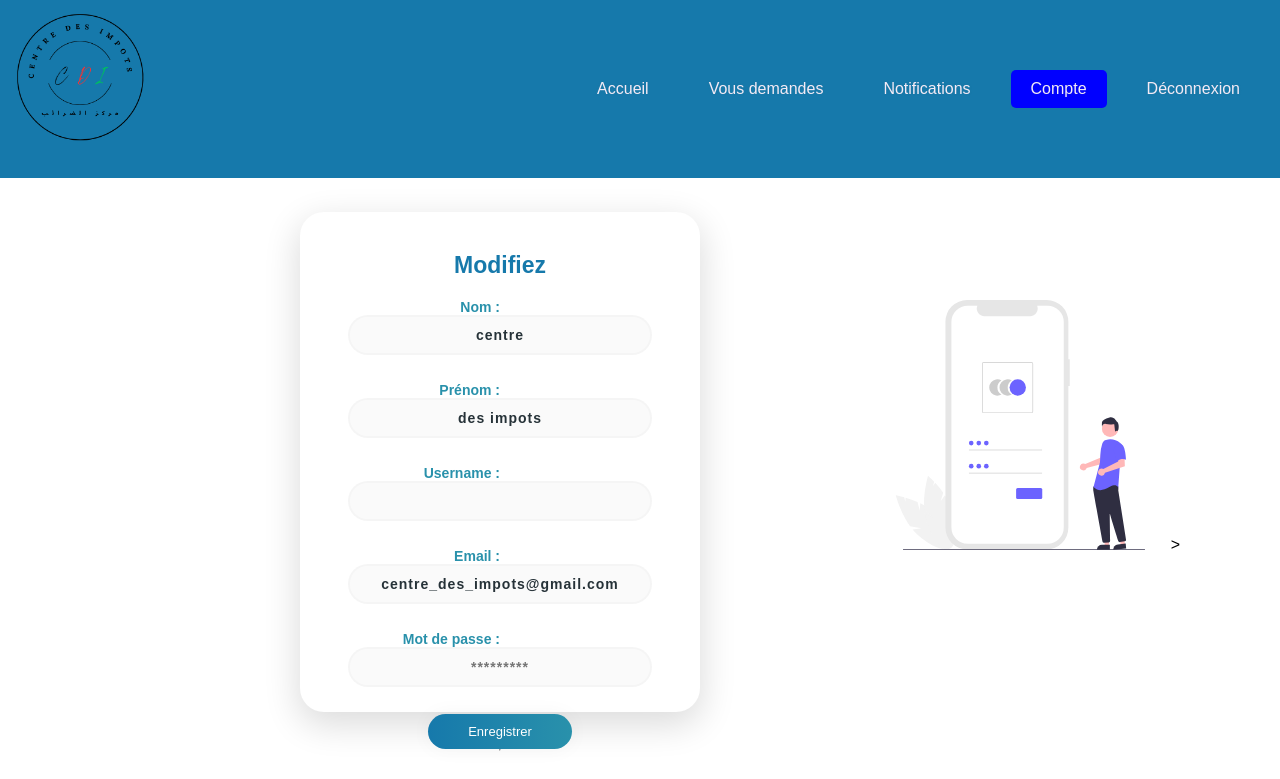
Screenshot of /views/client/edit.php (signed in) with the database file from the repository.
### tables this page shows
CREATE TABLE `personne` (
  `id` int(11) NOT NULL,
  `nom` varchar(255) NOT NULL,
  `prenom` varchar(255) NOT NULL,
  `sexe` enum('homme','femme','autre') NOT NULL,
  `dateNaissance` date NOT NULL,
  `email` varchar(255) NOT NULL,
  `motDePasse` varchar(255) NOT NULL,
  `username` varchar(255) DEFAULT NULL
);

### views/client/edit.php (the view, shortened to what this page needs)
<?php
    include_once "../../control/db_connection.php";
    $id = $_SESSION['id'];
    $sql = "SELECT * FROM personne WHERE id = :id";
    $stmt = $pdo->prepare($sql);
    $stmt->execute(['id' => $id]);
    $user = $stmt->fetch();
    $user_id = $_SESSION['id'];
$sql_count_unread = "SELECT COUNT(*) AS unread_count FROM notifications WHERE id_user = :id AND is_read = 0";
$stmt_count_unread = $pdo->prepare($sql_count_unread);
$stmt_count_unread->execute(['id' => $user_id]);
$unread_count = $stmt_count_unread->fetchColumn();
?>
<!DOCTYPE html>
<html lang="fr">
<head>
    <link rel="stylesheet" href="../../public/css/style1.css">
</head>
<body>
<header>
    <div class="container">
        <div class="logo">
            <img src="../../public/images/logo1.png" alt="CDI">
        </div>
        <nav class="bar">
            <ul>
                <li><a  href="welcome.php">Accueil</a></li>
                <li><a href="votre_demande.php">Vous demandes</a></li>
                <li><a  href="notifications.php">Notifications <?php if($unread_count > 0) echo "(" .$unread_count . ")" ?></a></li>
                <li><a class="active" href="edit.php">Compte</a></li>
                <li><a href="../../control/deconnexion.php" onclick="confirmLogout(event)">Déconnexion</a></li>
            </ul>
        </nav>
    </div>
   </header>
<div class="main1">
<p class="sign"  >Modifiez</p>
        <form action="../../control/edit.php" method="post" class="form1">
            <label for="nom" class="pass">Nom :</label>
            <input  type="text" class="un" id="nom" name="nom" value="<?php echo htmlspecialchars($user['nom']); ?>" required>
            <label for="prenom" class="pass">Prénom :</label>
            <input type="text" class="un" id="prenom" name="prenom" value="<?php echo htmlspecialchars($user['prenom']); ?>" required>
            <label for="username" class="pass">Username :</label>
            <input type="text" class="un" id="username" name="username" value="<?php echo htmlspecialchars($user['username']); ?>" required>
            <label for="email" class="pass">Email :</label>
            <input type="email" class="un" id="email" name="email" value="<?php echo htmlspecialchars($user['email']); ?>" required>
            <label for="motDePasse" class="pass">Mot de passe :</label>
            <input type="password" class="un" id="motDePasse" name="motDePasse" placeholder="*********" required>
            <button type="submit" class="submit" name="submit">Enregistrer</button>
            <hr/>
        </form>
    </div>
<div class="svg-container">
>
    </div>
</body>
</html>

### public/css/style1.css (style rules this page uses)
* { margin: 0; padding: 0; box-sizing: border-box; }
body { font-size: 16px; }
.container { width: 1200px; margin: 0 auto; height: 100%; }
header { padding: 70px; background-color: #1679AB; position: relative; }
header .container { display: flex; justify-content: space-between; align-items: center; }
.logo img { width: 150px; height: auto; position: absolute; top: 0px; left: 5px; }
body { font-family: 'Ubuntu', sans-serif; }
.sign { padding-top: 40px; margin-bottom: 20px; color: #1679AB; font-family: 'Ubuntu', sans-serif; font-weight: bold; font-size: 23px; text-align: center; }
.un { width: 76%; color: rgb(38, 50, 56); font-weight: 700; font-size: 14px; letter-spacing: 1px; background: rgba(136, 126, 126, 0.04); padding: 10px 20px; border: none; border-radius: 20px; outline: none; box-sizing: border-box; border: 2px solid rgba(0, 0, 0, 0.02); margin-bottom: 27px; text-align: center; font-family: 'Ubuntu', sans-serif; margin-left: auto; margin-right: auto; }
.form1 { display: flex; flex-direction: column; align-items: center; justify-content: center; }
.submit { cursor: pointer; border-radius: 5em; color: #fff; background: linear-gradient(to right, #1679AB, #2991ab); border: 0; padding-left: 40px; padding-right: 40px; padding-bottom: 10px; padding-top: 10px; font-family: 'Ubuntu', sans-serif; margin-left: auto; margin-right: auto; font-size: 13px; box-shadow: 0 0 20px 1px rgba(0, 0, 0, 0.04); }
a { text-shadow: 0px 0px 3px rgba(117, 117, 117, 0.12); color: #2991ab; text-decoration: none; }
.main1 { background-color: #FFFFFF; width: 400px; height: 500px; margin: 7em auto; border-radius: 1.5em; box-shadow: 0px 11px 35px 2px rgba(0, 0, 0, 0.14); position: absolute; left: 300px; top: 100px; }
.pass { position: relative; text-align: center; }
.pass { transform: translateX(-50%); font-weight: bold; color: #2991ab; font-size: 14px; }
.svg-container { position: absolute; top: 300px; right: 100px; }
header .bar ul { display: flex; list-style: none; }
header .bar a { display: block; padding: 10px 20px; margin: 0 10px; color: #F3EBF6; }
header .bar a.active { background-color: blue; border-radius: 5px; }

### rows the page displays
personne: nom "centre", prenom "des impots", email "centre_des_impots@gmail.com"
